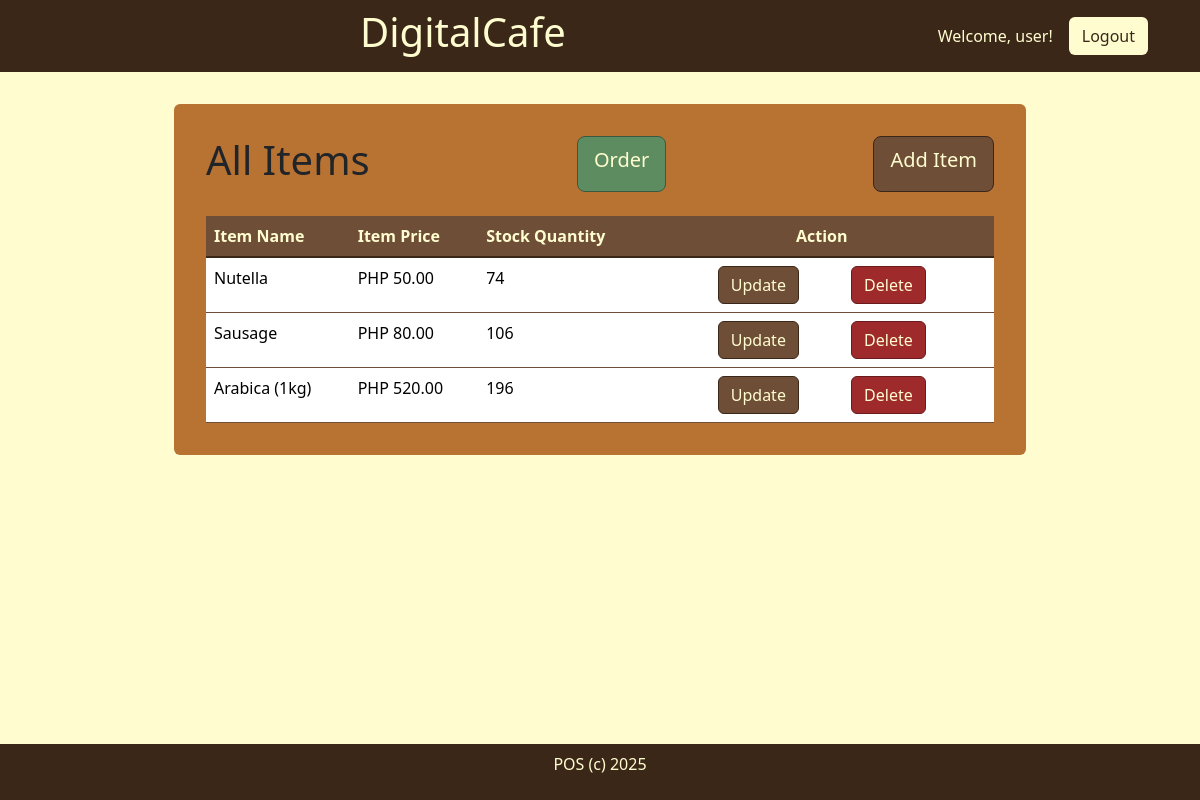
Before: /list_item (signed in) with the older database file.
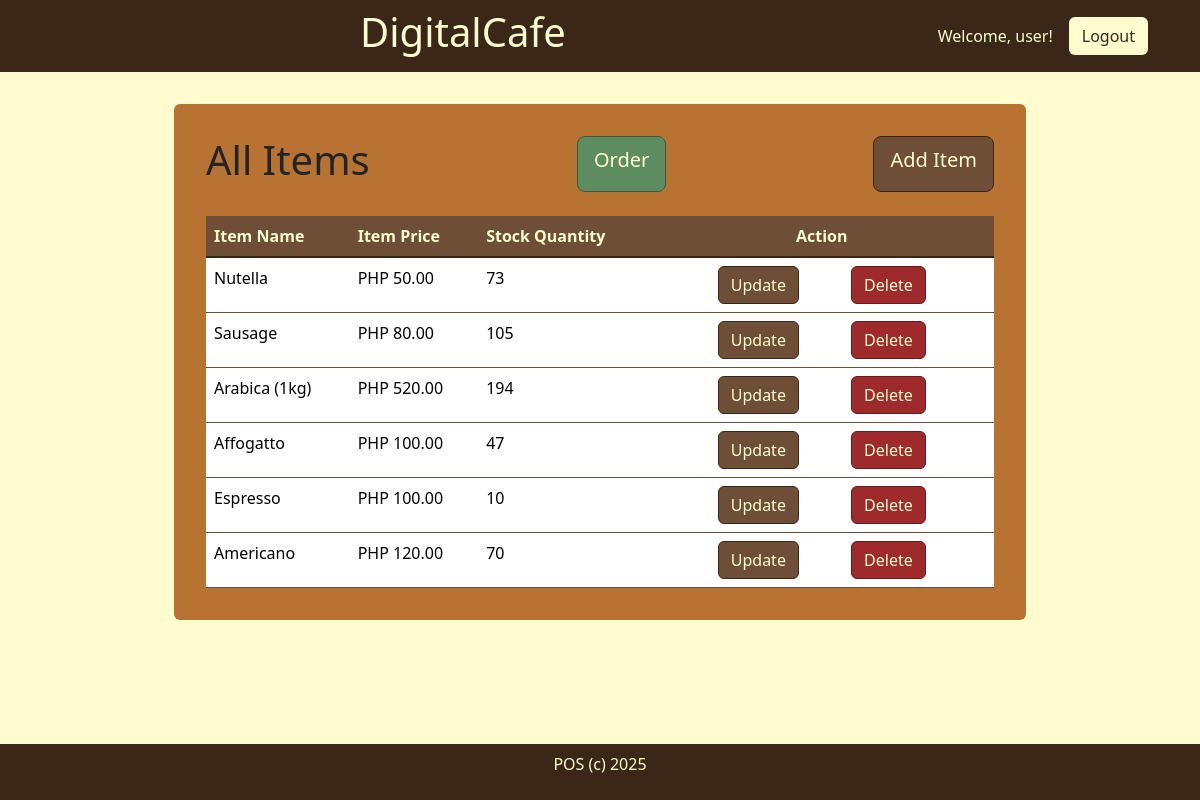
After: the same page with the newer database file.
### digitalcafe/models.py (models this page shows, shortened)
class item(models.Model):
    app_label = 'digitalcafe'
    item_name = models.CharField(max_length=100)
    item_price = models.DecimalField(max_digits=6, decimal_places=2)
    stock_quantity = models.IntegerField()
    objects = models.Manager()

### digitalcafe/views.py (the view)
# urls.py: path('list_item', views.list_item, name="list_item"),
@login_required
def list_item(request):
   allitems = item.objects.all()
   return render(request, 'digitalcafe/list_item.html', {'items':allitems})

### digitalcafe/templates/digitalcafe/list_item.html (shortened to what this page needs)
{% extends 'digitalcafe/base.html' %}
{% load static %}
{% block content %}
<div class="content">
    <div class="content-head m-4 d-flex justify-content-between">
        <h1>All Items</h1>
        <a href="{% url 'openpos'%}" class="btn btn-success btn-lg">Order</a>
        <a href="{% url 'to_add'%}" class="btn btn-primary btn-lg">Add Item</a>
    </div>
    <div class="data-content m-4">
        <table class="table">
            <thead>
              <tr>
                <th scope="col">Item Name</th>
                <th scope="col">Item Price</th>
                <th scope="col">Stock Quantity</th>
                <th class="text-center" scope="col">Action</th>
              </tr>
            </thead>
            <tbody>
              {% for i in items %}
              <tr>
                <td class = "iname">{{i.item_name}}</td>
                <td class = "iprice">PHP {{i.item_price}}</td>
                <td class = "iprice">{{i.stock_quantity}}</td>
                <td class="text-center">
                    <a class="btn btn-primary itemupd mx-4" href="{% url 'edit_item' pk=i.pk %}">Update</a>
                    <a class="btn btn-danger itemdel mx-4" href="{% url 'delete_item' pk=i.pk %}">Delete</a>
                </td>
              </tr>
              {% endfor %}
            </tbody>
        </table>
    </div>
</div>
{% endblock content %}

### digitalcafe/templates/digitalcafe/base.html (shortened to what this page needs)
{% load static %}
<!DOCTYPE html>
<html lang="en">
<head>
    <link href="https://cdn.jsdelivr.net/npm/bootstrap@5.3.3/dist/css/bootstrap.min.css" rel="stylesheet">
</head>
<body class="bg-coffee-cream">
    <header class="navbar navbar-dark bg-coffee-dark d-flex align-items-center">
        <div class="container-fluid">
            <div class="row w-100 align-items-center">
                <h1 class="col text-coffee-cream text-center">DigitalCafe</h1>
                <div class="col-auto">
                    {% if user.is_authenticated %}
                <div class="d-flex align-items-center me-3">
                    <span class="text-coffee-cream me-3">Welcome, {{ user.username }}!</span>
                    <form method="post" action="{% url 'logout' %}">
                        <button type="submit" class="btn bg-coffee-cream text-coffee-dark">
                            Logout
                        </button>
                    </form>
                </div>
                {% else %}
                <a href="{% url 'login' %}" class="btn bg-coffee-cream text-coffee-dark me-3">Login</a>
                {% endif %}
                </div>
            </div>
        </div>
    </header>
    <main class="main m-2 p-4">
        <div class="mx-auto w-75 bg-coffee-light p-2 rounded" style="--bs-bg-opacity: .3;">
            {% block content %}
            {% endblock content %}
        </div>
    </main>
    <footer class="footer bg-coffee-dark fixed-bottom" style="width: 100%;">
        <p class="text-coffee-cream text-center p-2" style="width: 100%;">POS (c) 2025</p>
    </footer>
</body>
</html>

### digitalcafe/templates/digitalcafe/base.html (style rules this page uses)
:root { --coffee-dark: #3A2718; --coffee-medium: #6F4E37; --coffee-light: #B87333; --coffee-cream: #FFFDD0; }
.bg-coffee-dark { background-color: var(--coffee-dark) !important; }
.bg-coffee-light { background-color: var(--coffee-light) !important; }
.bg-coffee-cream { background-color: var(--coffee-cream) !important; }
.text-coffee-dark { color: var(--coffee-dark) !important; }
.text-coffee-cream { color: var(--coffee-cream) !important; }
.btn-primary { background-color: var(--coffee-medium) !important; border-color: var(--coffee-dark) !important; color: var(--coffee-cream) !important; }
.btn-success { background-color: #5E8C61 !important; border-color: #3A5A40 !important; color: var(--coffee-cream) !important; }
.btn-danger { background-color: #9E2A2B !important; border-color: #6A1B1C !important; color: var(--coffee-cream) !important; }
.table { border-color: var(--coffee-medium) !important; color: var(--coffee-dark) !important; }
.table thead th { background-color: var(--coffee-medium) !important; color: var(--coffee-cream) !important; border-bottom: 2px solid var(--coffee-dark) !important; }

Changed rows visible on the page:
changed item "Nutella": stock_quantity "74" → "73"
changed item "Sausage": stock_quantity "106" → "105"
changed item "Arabica (1kg)": stock_quantity "196" → "194"
added item: item_name "Affogatto", item_price "100.00", stock_quantity "47"
added item: item_name "Espresso", item_price "100.00", stock_quantity "10"
added item: item_name "Americano", item_price "120.00", stock_quantity "70"
